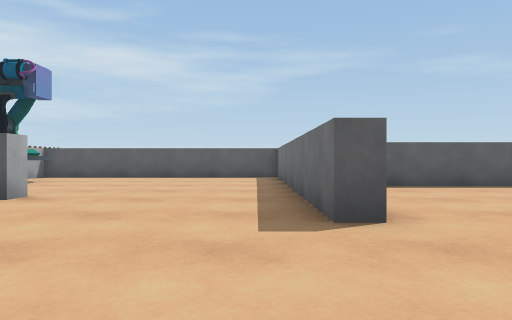
view 1 (above)

18 first-person views from a walk through a 3-D level made in the Unity game engine. The camera is 0.6 m above the floor, looks level and sees 70° across. The floor is counted in squares, 1 m on a side. Each view is taken from the middle of a square. On the plan, view 1 faces up. The plan holds only what a view shows up to about 10 squares ahead; the rest is blank. The place goes on beyond the plan. The player character is not drawn. Some surface patterns are stand-ins.

view 2
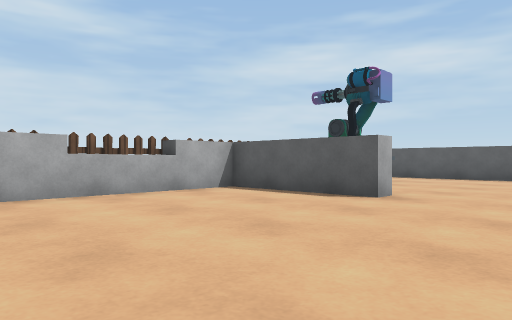

view 3
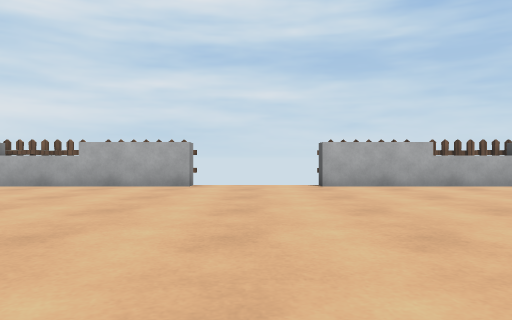

view 4
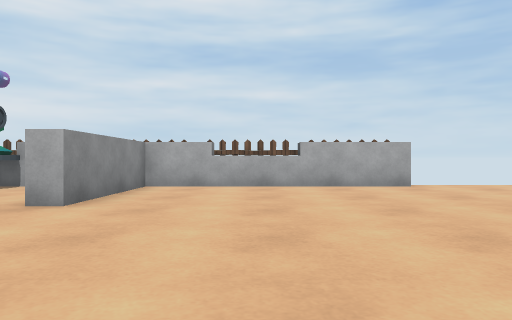

view 5
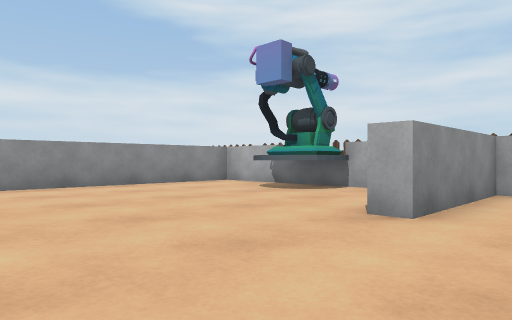

view 6
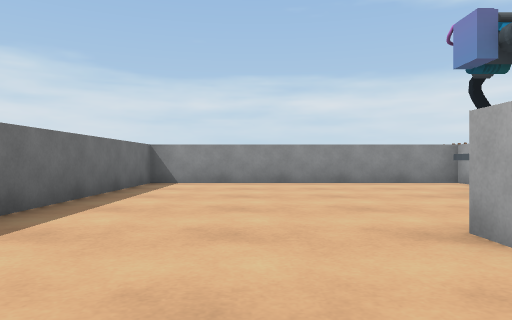

view 7
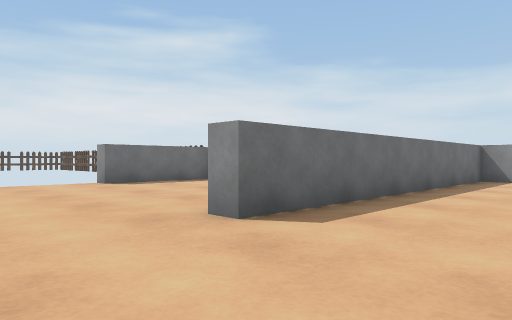

view 8
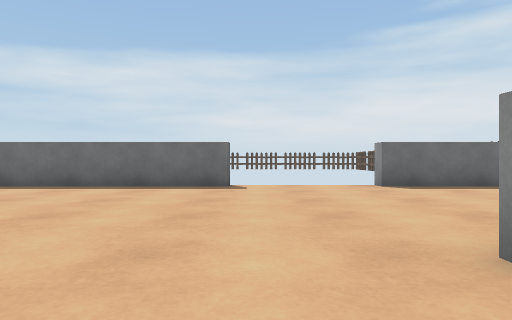

view 9
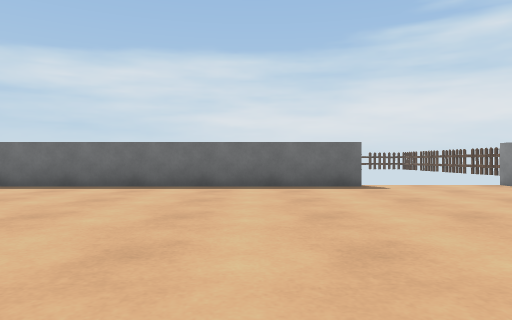

view 10
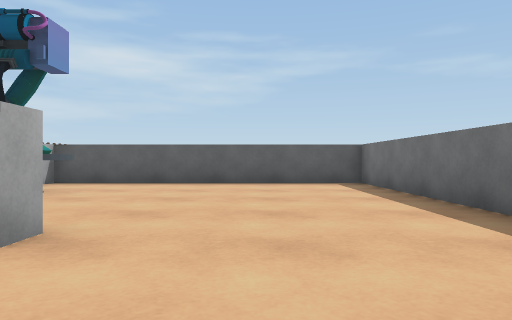

view 11
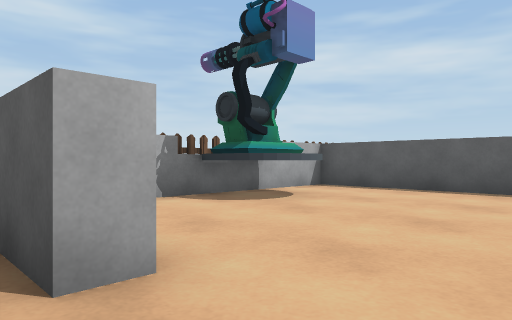

view 12
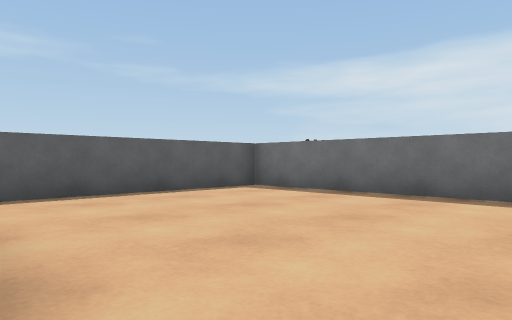

view 13
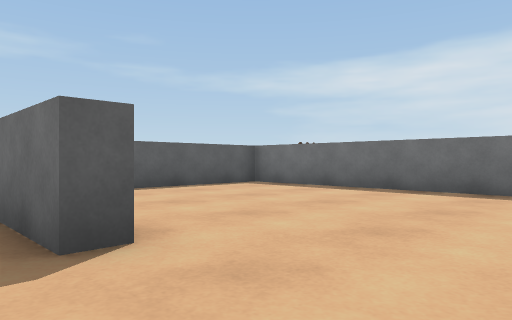

view 14
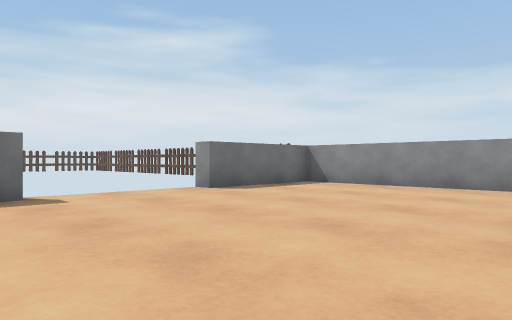

view 15
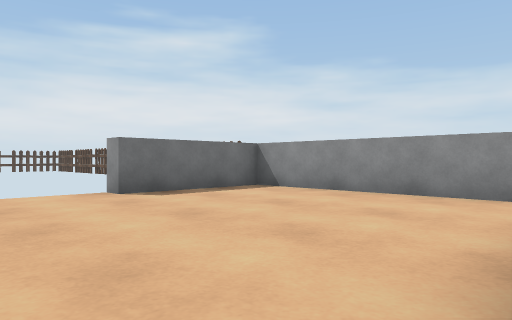

view 16
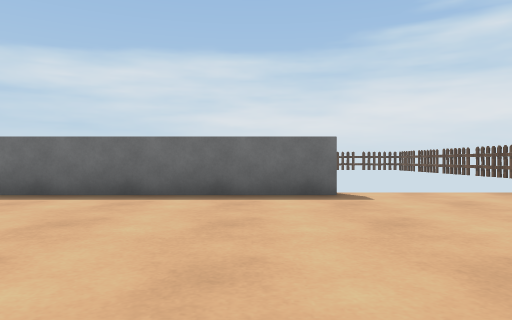

view 17
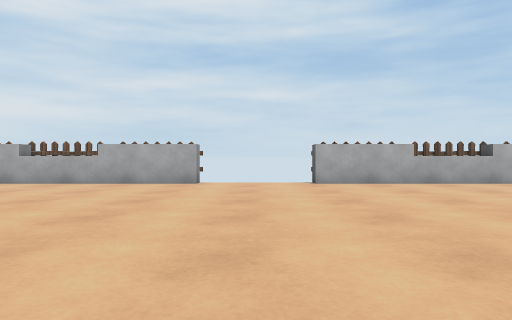

view 18
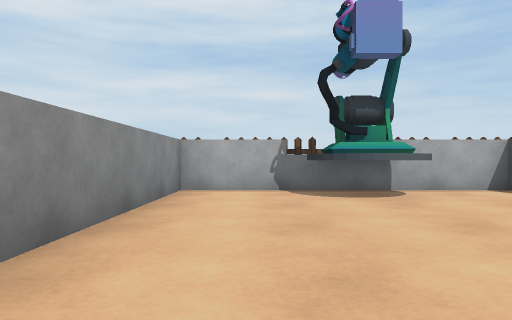

### Floor plan
Points are (right, up) in squares from view 1. A wall is a line through its corners. A room is listed if a view was taken in it or the views show most of it. See-through windows are left out.
Room 1 (views 1, 2, 3, 4, 5, 6, 7, 8, 9, 10, 11, 12, 13, 14, 15, 16, 17, 18)
walls: (1.2, 3.5) (0.7, 3.5) (0.7, 12.5) (-7.2, 12.5) (-7.2, 10.4); (-7.8, -3.5) (-7.2, -3.5) (-7.2, -9.5) (-3.7, -9.5) (-3.7, -10); (7.3, -5.5) (7.3, 8.3) (2, 8.3); (-7.9, -5.9) (-7.9, -8.2); (-3.7, 6) (-3.7, 5.5) (-7.2, 5.5) (-7.2, -0.5) (-7.8, -0.5); (-7.2, 4) (-7.9, 4) (-7.9, 2.3); (-7.8, -8) (-7.2, -8); (2, -12.3) (7.3, -12.3) (7.3, -8.8) (7.8, -8.8); (-7.2, -9.9) (-7.2, -12.6); (-7.2, 8.5) (-7.2, 8); (-7.9, -12.7) (-7.9, -14.4); (-7.9, 9.9) (-7.9, 8.8); (-7.2, -14.4) (-7.2, -16.5) (0.7, -16.5) (0.7, -7.5) (1.2, -7.5)
ways out: gap at (8, -9)
objects: turret (-7, -14) to (-6, -12); turret (-7, 9) to (-6, 10)

Where each view was taken, in squares from view 1:
view 1: 0 up, 0 right, facing up
view 2: 0 up, 1 left, facing up-left
view 3: 2 down, 1 right, facing left
view 4: 7 down, 1 right, facing left
view 5: 8 down, 0 right, facing down-left
view 6: 7 down, 2 left, facing down
view 7: 5 down, 2 left, facing down-right
view 8: 6 down, 1 left, facing right
view 9: 3 down, 1 left, facing right
view 10: 3 up, 2 left, facing up
view 11: 5 up, 2 left, facing up-left
view 12: 2 up, 1 right, facing up-right
view 13: 1 up, 0 right, facing up-right
view 14: 4 down, 1 right, facing down-right
view 15: 6 down, 1 right, facing down-right
view 16: 4 down, 1 right, facing right
view 17: 2 down, 2 right, facing left
view 18: 15 down, 0 right, facing left
